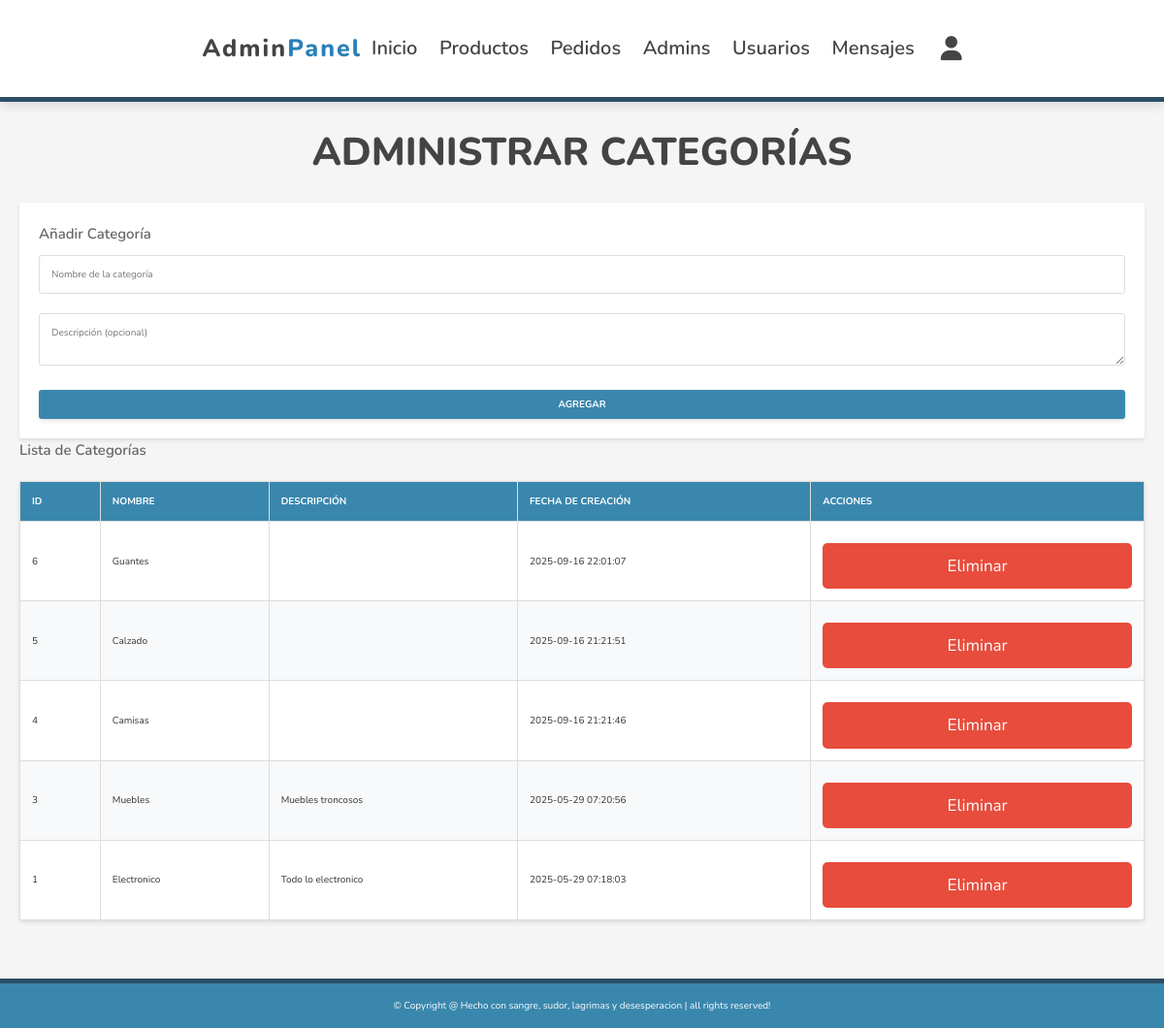
The app's page /admin/categories.php (signed in) with its own data.
### tables this page shows
CREATE TABLE `categories` (
  `category_id` int(11) NOT NULL,
  `name` varchar(255) NOT NULL,
  `category_description` text DEFAULT NULL,
  `parent_category_id` int(11) DEFAULT NULL,
  `created_at` timestamp NOT NULL DEFAULT current_timestamp(),
  `updated_at` timestamp NOT NULL DEFAULT current_timestamp() ON UPDATE current_timestamp(),
  `description` text DEFAULT NULL
);

### admin/categories.php (the view, shortened to what this page needs)
<?php
include '../components/connect.php';
?>
<!DOCTYPE html>
<html lang="en">
<head>
    <link rel="stylesheet" href="https://cdnjs.cloudflare.com/ajax/libs/font-awesome/6.1.1/css/all.min.css">
    <link rel="stylesheet" href="../css/admin_style.css">
    </head>
<body>
<?php include '../components/admin_header.php'; ?>
<section class="categories">
    <h1 class="heading">Administrar Categorías</h1>
    <form action="" method="post" class="box">
        <h3>Añadir Categoría</h3>
        <input type="text" name="name" placeholder="Nombre de la categoría" required class="input-box">
        <textarea name="description" placeholder="Descripción (opcional)" class="input-box"></textarea>
        <button type="submit" name="add_category" class="btn">Agregar</button>
    </form>
    <div class="category-list">
        <h3>Lista de Categorías</h3>
        <table class="styled-table">
            <thead>
                <tr>
                    <th>ID</th>
                    <th>Nombre</th>
                    <th>Descripción</th>
                    <th>Fecha de Creación</th>
                    <th>Acciones</th>
                </tr>
            </thead>
            <tbody>
                <?php
                $select_categories = $conn->prepare("SELECT * FROM `categories` ORDER BY created_at DESC");
                $select_categories->execute();
                if ($select_categories->rowCount() > 0) {
                    while ($category = $select_categories->fetch(PDO::FETCH_ASSOC)) {
                        echo "<tr>";
                        echo "<td>{$category['category_id']}</td>";
                        echo "<td>{$category['name']}</td>";
                        echo "<td>{$category['description']}</td>";
                        echo "<td>{$category['created_at']}</td>";
                        echo "<td>
                                <a href='categories.php?delete_id={$category['category_id']}' class='delete-btn' onclick='return confirm(\"¿Estás seguro de eliminar esta categoría?\")'>Eliminar</a>
                              </td>";
                        echo "</tr>";
                    }
                } else {
                    echo "<tr><td colspan='5'>No hay categorías disponibles.</td></tr>";
                }
                ?>
            </tbody>
        </table>
    </div>
</section>
<?php include '../components/footer.php'; ?>
</body>
</html>

### components/admin_header.php (shortened to what this page needs)
<link rel="stylesheet" href="../css/Header.css">
<header class="header">
   <section class="flex">
      <a href="../admin/dashboard.php" class="logo">Admin<span>Panel</span></a>
      <nav class="navbar">
         <a href="../admin/dashboard.php">Inicio</a>
         <a href="../admin/products.php">Productos</a>
         <a href="../admin/placed_orders.php">Pedidos</a>
         <a href="../admin/admin_accounts.php">Admins</a>
         <a href="../admin/users_accounts.php">Usuarios</a>
         <a href="../admin/messages.php">Mensajes</a>
      </nav>
      <div class="icons">
         <div id="user-btn" class="fas fa-user"></div>
      </div>
   </section>
</header>

### components/footer.php
<footer class="footer">
   <div class="credit">&copy; Copyright @ Hecho con sangre, sudor, lagrimas y desesperacion | all rights reserved!</div>
</footer>

### css/admin_style.css (style rules this page uses)
:root { --main-color:#2980b9; --orange:#f39c12; --red:#e74c3c; --black:#444; --white:#fff; --light-color:#777; --light-bg:#eee; --border:.2rem solid var(--black); --box-shadow:0 .5rem 1rem rgba(0,0,0,.1); }
* { font-family: 'Nunito', sans-serif; margin:0; padding:0; box-sizing: border-box; outline: none; border:none; text-decoration: none; }
html { font-size: 62.5%; overflow-x: hidden; }
body { background-color: var(--light-bg); }
section { padding:2rem; max-width: 1200px; margin:0 auto; }
.heading { font-size: 4rem; color:var(--black); margin-bottom: 2rem; text-align: center; text-transform: uppercase; }
.btn, .delete-btn, .option-btn { display: block; width: 100%; margin-top: 1rem; border-radius: .5rem; padding:1rem 3rem; font-size: 1.7rem; text-transform: capitalize; color:var(--white); cursor: pointer; text-align: center; }
.btn { background-color: var(--main-color); }
.delete-btn { background-color: var(--red); }
.header { position: sticky; top:0; left:0; right:0; background-color: var(--white); box-shadow: var(--box-shadow); z-index: 1000; }
.header .flex { display: flex; align-items: center; justify-content: space-between; position: relative; }
.header .flex .logo { font-size: 2.5rem; color:var(--black); }
.header .flex .logo span { color:var(--main-color); }
.header .flex .navbar a { margin:0 1rem; font-size: 2rem; color:var(--black); }
.header .flex .icons div { margin-left: 1.7rem; font-size: 2.5rem; cursor: pointer; color:var(--black); }
body { font-family: 'Roboto', sans-serif; background-color: #f5f5f5; color: #333; line-height: 1.6; }
h1, h2, h3 { font-family: 'Nunito', sans-serif; margin: 0; }
h1 { font-size: 2.5rem; font-weight: 800; color: #3a87ad; }
h3 { font-size: 1.5rem; font-weight: 600; color: #666; }
header { background-color: #3a87ad; color: #fff; padding: 1rem 2rem; display: flex; justify-content: space-between; align-items: center; border-bottom: 5px solid #2c4e66; box-shadow: 0 2px 4px rgba(0, 0, 0, 0.1); }
header .logo { font-size: 2.2rem; font-weight: 800; letter-spacing: 2px; }
header nav a { color: #fff; margin: 0 1rem; text-decoration: none; font-size: 1.2rem; transition: 0.3s; font-weight: 600; }
.btn { display: inline-block; background: #3a87ad; color: #fff; padding: 0.8rem 1.5rem; border-radius: 0.3rem; text-transform: uppercase; font-weight: 700; text-decoration: none; font-size: 1rem; transition: 0.3s; box-shadow: 0 2px 4px rgba(0, 0, 0, 0.1); }
table { width: 100%; border-collapse: collapse; margin: 2rem 0; box-shadow: 0 2px 4px rgba(0, 0, 0, 0.1); background-color: #fff; border-radius: 0.3rem; }
table thead { background-color: #3a87ad; color: #fff; }
table th, table td { text-align: left; padding: 1.2rem; border: 1px solid #ddd; }
table th { font-weight: 700; text-transform: uppercase; }
table tr:nth-child(even) { background-color: #f8f9fa; }
form { background: #fff; padding: 2rem; box-shadow: 0 2px 4px rgba(0, 0, 0, 0.1); border-radius: 0.3rem; margin-top: 2rem; }
form input, form textarea { width: 100%; margin: 1rem 0; padding: 1.2rem; border: 1px solid #ddd; border-radius: 0.3rem; font-size: 1rem; transition: 0.3s; }
form button { display: block; width: 100%; padding: 1rem; font-size: 1.1rem; background-color: #3a87ad; color: #fff; border: none; border-radius: 0.3rem; cursor: pointer; transition: 0.3s; font-weight: 700; text-transform: uppercase; }
footer { background: #3a87ad; color: #fff; text-align: center; padding: 1.5rem 0; margin-top: 2rem; border-top: 5px solid #2c4e66; font-size: 1rem; }

### records on screen
categories: category_id "6", name "Guantes", created_at "2025-09-16 22:01:07"
categories: category_id "5", name "Calzado", created_at "2025-09-16 21:21:51"
categories: category_id "4", name "Camisas", created_at "2025-09-16 21:21:46"
categories: category_id "3", name "Muebles", description "Muebles troncosos", created_at "2025-05-29 07:20:56"
categories: category_id "1", name "Electronico", description "Todo lo electronico", created_at "2025-05-29 07:18:03"
